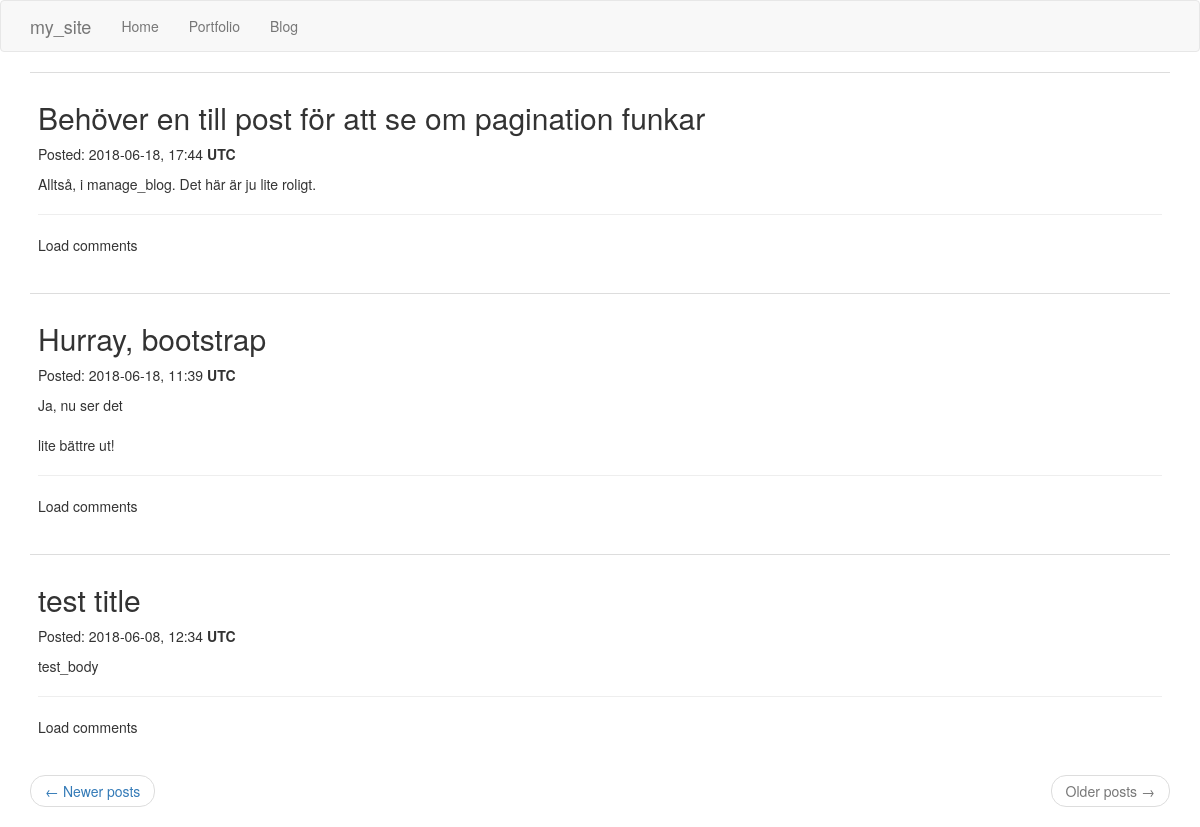
Page /blog?page=2 on the committed database.
### app/models.py (models this page shows, shortened)
class BlogPost(db.Model):
    id = db.Column(db.Integer, primary_key=True)
    title = db.Column(db.String(100))
    body = db.Column(db.String(1000))
    timestamp = db.Column(db.DateTime, index=True, default=datetime.utcnow)
    comments = db.relationship('BlogComment', backref='blog_post',
                               lazy='dynamic')
    last_edit = db.Column(db.DateTime, index=True)

### app/routes.py (the view)
@app.route('/', methods=['GET', 'POST'])  # change '/' to actual home
@app.route('/blog', methods=['GET', 'POST'])
def index():
    page = request.args.get('page', 1, type=int)
    posts = BlogPost.query.order_by(BlogPost.timestamp.desc()).paginate(
        page, app.config['POSTS_PER_PAGE'], False)
    next_url = url_for('index', page=posts.next_num) \
        if posts.has_next else None
    prev_url = url_for('index', page=posts.prev_num) \
        if posts.has_prev else None
    comments = BlogComment.query.all()
    return render_template('index.html', title='Home', posts=posts.items,
                           next_url=next_url, prev_url=prev_url,
                           comments=comments)

### app/templates/index.html
{% extends "base.html" %}
{% import 'bootstrap/wtf.html' as wtf %}
{% block app_content %}
    {% for post in posts %}
    {% include '_blogpost.html' %}
    {% endfor %}
    <nav aria-label="...">
        <ul class="pager">
            <li class="previous{% if not prev_url %} disabled{% endif %}">
                <a href="{{ prev_url or '#' }}">
                    <span aria-hidden="true">&larr;</span> Newer posts
                </a>
            </li>
            <li class="next{% if not next_url %} disabled{% endif %}">
                <a href="{{ next_url or '#' }}">
                    Older posts <span aria-hidden="true">&rarr;</span>
                </a>
            </li>
        </ul>
    </nav>
{% endblock %}

### app/templates/_blogpost.html (shortened to what this page needs)
<table class="table table-hover">
    <tr>
        <td>
            <div>
                <h2>{{ post.title }}</h2>
                <p>
                    Posted:
                    {{ post.timestamp.strftime("%Y-%m-%d, %H:%M") }} <b>UTC</b>
                </p>
                <p style="white-space: pre-wrap;">{{ post.body }}</p>
            </div>
            <div>
                {% include '_comment.html' %}
            </div>
        </td>
    </tr>
</table>

### app/templates/_comment.html (shortened to what this page needs)
<hr>
<p class="load_comments">Load comments</p>

### rows in the picture
BlogPost: title "Behöver en till post för att se om pagination funkar", timestamp "2018-06-18, 17:44", body "Alltså, i manage_blog. Det här är ju lite roligt."
BlogPost: title "Hurray, bootstrap", timestamp "2018-06-18, 11:39", body "Ja, nu ser det lite bättre ut!"
BlogPost: title "test title", timestamp "2018-06-08, 12:34", body "test_body"
